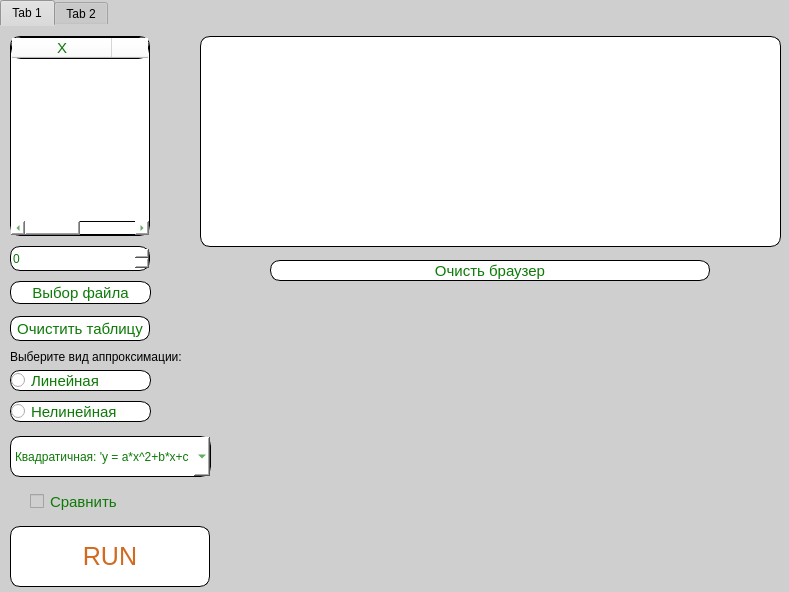
<?xml version="1.0" encoding="UTF-8"?>
<ui version="4.0">
 <class>Function_approximation</class>
 <widget class="QMainWindow" name="Function_approximation">
  <property name="geometry">
   <rect>
    <x>0</x>
    <y>0</y>
    <width>789</width>
    <height>592</height>
   </rect>
  </property>
  <property name="windowTitle">
   <string>MainWindow</string>
  </property>
  <property name="styleSheet">
   <string notr="true">background-color: rgb(207, 207, 207);</string>
  </property>
  <widget class="QWidget" name="centralwidget">
   <widget class="QTabWidget" name="tabWidget">
    <property name="geometry">
     <rect>
      <x>0</x>
      <y>0</y>
      <width>951</width>
      <height>701</height>
     </rect>
    </property>
    <property name="styleSheet">
     <string notr="true">background-color: rgb(207, 207, 207);
border-color: rgb(207, 207, 207);</string>
    </property>
    <property name="currentIndex">
     <number>0</number>
    </property>
    <widget class="QWidget" name="tab">
     <attribute name="title">
      <string>Tab 1</string>
     </attribute>
     <widget class="QTextBrowser" name="textBrowser">
      <property name="geometry">
       <rect>
        <x>200</x>
        <y>10</y>
        <width>581</width>
        <height>211</height>
       </rect>
      </property>
      <property name="styleSheet">
       <string notr="true">background-color: rgb(255, 255, 255);
border-radius: 10px;
font-size: 12px;
color: #0d7907;
font: 1.2rem &quot;Fira Sans&quot;, sans-serif;
border:0.5px solid black;</string>
      </property>
     </widget>
     <widget class="QTableWidget" name="tableWidget">
      <property name="geometry">
       <rect>
        <x>10</x>
        <y>10</y>
        <width>140</width>
        <height>200</height>
       </rect>
      </property>
      <property name="styleSheet">
       <string notr="true">background-color: rgb(255, 255, 255);
border-radius: 10px;
font-size: 15px;
color: #0d7907;
font: 1.2rem &quot;Fira Sans&quot;, sans-serif;
border:0.5px solid black;</string>
      </property>
      <column>
       <property name="text">
        <string>X</string>
       </property>
      </column>
      <column>
       <property name="text">
        <string>Y</string>
       </property>
      </column>
     </widget>
     <widget class="QSpinBox" name="spin">
      <property name="geometry">
       <rect>
        <x>10</x>
        <y>220</y>
        <width>140</width>
        <height>25</height>
       </rect>
      </property>
      <property name="styleSheet">
       <string notr="true">background-color: rgb(255, 255, 255);
border-radius: 10px;
font-size: 12px;
color: #0d7907;
font: 1.2rem &quot;Fira Sans&quot;, sans-serif;
border:0.5px solid black;</string>
      </property>
     </widget>
     <widget class="QPushButton" name="button_file">
      <property name="geometry">
       <rect>
        <x>10</x>
        <y>255</y>
        <width>141</width>
        <height>23</height>
       </rect>
      </property>
      <property name="styleSheet">
       <string notr="true">background-color: rgb(255, 255, 255);
border-radius: 10px;
font-size: 15px;
color: #0d7907;
font: 1.2rem &quot;Fira Sans&quot;, sans-serif;
border:0.5px solid black;</string>
      </property>
      <property name="text">
       <string>Выбор файла</string>
      </property>
     </widget>
     <widget class="QPushButton" name="clear_button_table">
      <property name="geometry">
       <rect>
        <x>10</x>
        <y>290</y>
        <width>140</width>
        <height>25</height>
       </rect>
      </property>
      <property name="styleSheet">
       <string notr="true">background-color: rgb(255, 255, 255);
border-radius: 10px;
font-size: 15px;
color: #0d7907;
font: 1.2rem &quot;Fira Sans&quot;, sans-serif;
border:0.5px solid black;</string>
      </property>
      <property name="text">
       <string>Очистить таблицу</string>
      </property>
     </widget>
     <widget class="QWidget" name="verticalLayoutWidget">
      <property name="geometry">
       <rect>
        <x>220</x>
        <y>270</y>
        <width>561</width>
        <height>291</height>
       </rect>
      </property>
      <layout class="QVBoxLayout" name="verticalLayout">
       <property name="sizeConstraint">
        <enum>QLayout::SetDefaultConstraint</enum>
       </property>
      </layout>
     </widget>
     <widget class="QWidget" name="layoutWidget">
      <property name="geometry">
       <rect>
        <x>10</x>
        <y>340</y>
        <width>141</width>
        <height>61</height>
       </rect>
      </property>
      <layout class="QVBoxLayout" name="verticalLayout_3">
       <item>
        <widget class="QRadioButton" name="linear_radioButton">
         <property name="styleSheet">
          <string notr="true">background-color: rgb(255, 255, 255);
border-radius: 10px;
font-size: 15px;
color: #0d7907;
font: 1.2rem &quot;Fira Sans&quot;, sans-serif;
border:0.5px solid black;</string>
         </property>
         <property name="text">
          <string>Линейная</string>
         </property>
        </widget>
       </item>
       <item>
        <widget class="QRadioButton" name="nonlinear_radioButton">
         <property name="styleSheet">
          <string notr="true">background-color: rgb(255, 255, 255);
border-radius: 10px;
font-size: 15px;
color: #0d7907;
font: 1.2rem &quot;Fira Sans&quot;, sans-serif;
border:0.5px solid black;</string>
         </property>
         <property name="text">
          <string>Нелинейная</string>
         </property>
        </widget>
       </item>
      </layout>
     </widget>
     <widget class="QLabel" name="label">
      <property name="geometry">
       <rect>
        <x>10</x>
        <y>321</y>
        <width>181</width>
        <height>20</height>
       </rect>
      </property>
      <property name="styleSheet">
       <string notr="true">border-radius: 10px;
font-size: 12px;
font: 1.2rem &quot;Fira Sans&quot;, sans-serif;</string>
      </property>
      <property name="text">
       <string>Выберите вид аппроксимации:</string>
      </property>
     </widget>
     <widget class="QPushButton" name="clear_button_browser">
      <property name="geometry">
       <rect>
        <x>270</x>
        <y>234</y>
        <width>440</width>
        <height>21</height>
       </rect>
      </property>
      <property name="styleSheet">
       <string notr="true">background-color: rgb(255, 255, 255);
border-radius: 10px;
font-size: 15px;
color: #0d7907;
font: 1.2rem &quot;Fira Sans&quot;, sans-serif;
border:0.5px solid black;</string>
      </property>
      <property name="text">
       <string>Очисть браузер</string>
      </property>
     </widget>
     <widget class="QComboBox" name="comboBox">
      <property name="geometry">
       <rect>
        <x>10</x>
        <y>410</y>
        <width>201</width>
        <height>41</height>
       </rect>
      </property>
      <property name="styleSheet">
       <string notr="true">background-color: rgb(255, 255, 255);
border-radius: 10px;
font-size: 12px;
color: #0d7907;
font: 1.2rem &quot;Fira Sans&quot;, sans-serif;
border:0.5px solid black;</string>
      </property>
      <item>
       <property name="text">
        <string>Квадратичная: 'y = a*x^2+b*x+c'</string>
       </property>
      </item>
      <item>
       <property name="text">
        <string>Кубическая: 'y = a*x^3 + b*x^2 + c*x + d'</string>
       </property>
      </item>
      <item>
       <property name="text">
        <string>Степенная:  'y = k*x^n'</string>
       </property>
      </item>
      <item>
       <property name="text">
        <string>Экспоненциальная I типа: 'y = a*exp(b^x)'</string>
       </property>
      </item>
      <item>
       <property name="text">
        <string>Экспоненциальная II типа: 'y = a*b^x'</string>
       </property>
      </item>
      <item>
       <property name="text">
        <string>Логарифмическая: 'y = b + a*log(x)'</string>
       </property>
      </item>
      <item>
       <property name="text">
        <string>Гиперболическая:  'y = b+a/x'</string>
       </property>
      </item>
     </widget>
     <widget class="QCheckBox" name="compare_checkBox">
      <property name="geometry">
       <rect>
        <x>30</x>
        <y>460</y>
        <width>121</width>
        <height>31</height>
       </rect>
      </property>
      <property name="styleSheet">
       <string notr="true">font-size: 15px;
border-radius: 20px;
color: #0d7907;
font: 1.2rem &quot;Fira Sans&quot;, sans-serif;</string>
      </property>
      <property name="text">
       <string>Сравнить</string>
      </property>
     </widget>
     <widget class="QPushButton" name="run_button">
      <property name="geometry">
       <rect>
        <x>10</x>
        <y>500</y>
        <width>200</width>
        <height>61</height>
       </rect>
      </property>
      <property name="styleSheet">
       <string notr="true">background-color: rgb(255, 255, 255);
border-radius: 10px;
font-size: 25px;
color: #D2691E;
font: 1.2rem &quot;Fira Sans&quot;, sans-serif;
border:0.5px solid black;</string>
      </property>
      <property name="text">
       <string>RUN</string>
      </property>
     </widget>
    </widget>
    <widget class="QWidget" name="tab_2">
     <attribute name="title">
      <string>Tab 2</string>
     </attribute>
     <widget class="QTableView" name="view">
      <property name="geometry">
       <rect>
        <x>10</x>
        <y>10</y>
        <width>381</width>
        <height>551</height>
       </rect>
      </property>
      <property name="styleSheet">
       <string notr="true">background-color: rgb(255, 255, 255);
border-radius: 10px;
color: #0d7907;
font: 1.2rem &quot;Fira Sans&quot;, sans-serif;
border:0.5px solid black;</string>
      </property>
     </widget>
     <widget class="QTableWidget" name="table_for_db">
      <property name="geometry">
       <rect>
        <x>400</x>
        <y>270</y>
        <width>380</width>
        <height>291</height>
       </rect>
      </property>
      <property name="styleSheet">
       <string notr="true">background-color: rgb(255, 255, 255);
border-radius: 10px;
color: #0d7907;
font: 1.2rem &quot;Fira Sans&quot;, sans-serif;
border:0.5px solid black;</string>
      </property>
     </widget>
     <widget class="QPushButton" name="del_button">
      <property name="geometry">
       <rect>
        <x>445</x>
        <y>80</y>
        <width>300</width>
        <height>50</height>
       </rect>
      </property>
      <property name="styleSheet">
       <string notr="true">background-color: rgb(255, 255, 255);
border-radius: 10px;
font-size: 20px;
color: #0d7907;
font: 1.2rem &quot;Fira Sans&quot;, sans-serif;
border:0.5px solid black;</string>
      </property>
      <property name="text">
       <string>Удалить</string>
      </property>
     </widget>
     <widget class="QPushButton" name="save_button">
      <property name="geometry">
       <rect>
        <x>445</x>
        <y>140</y>
        <width>300</width>
        <height>50</height>
       </rect>
      </property>
      <property name="styleSheet">
       <string notr="true">background-color: rgb(255, 255, 255);
border-radius: 10px;
font-size: 20px;
color: #0d7907;
font: 1.2rem &quot;Fira Sans&quot;, sans-serif;
border:0.5px solid black;</string>
      </property>
      <property name="text">
       <string>Сохранить</string>
      </property>
     </widget>
     <widget class="QPushButton" name="change_button">
      <property name="geometry">
       <rect>
        <x>445</x>
        <y>200</y>
        <width>300</width>
        <height>50</height>
       </rect>
      </property>
      <property name="styleSheet">
       <string notr="true">background-color: rgb(255, 255, 255);
border-radius: 10px;
font-size: 20px;
color: #0d7907;
font: 1.2rem &quot;Fira Sans&quot;, sans-serif;
border:0.5px solid black;</string>
      </property>
      <property name="text">
       <string>Загрузить</string>
      </property>
     </widget>
     <widget class="QSpinBox" name="id_spin">
      <property name="geometry">
       <rect>
        <x>445</x>
        <y>20</y>
        <width>300</width>
        <height>50</height>
       </rect>
      </property>
      <property name="styleSheet">
       <string notr="true">background-color: rgb(255, 255, 255);
border-radius: 10px;
font-size: 20px;
color: #0d7907;
font: 1.2rem &quot;Fira Sans&quot;, sans-serif;
border:0.5px solid black;</string>
      </property>
     </widget>
    </widget>
   </widget>
  </widget>
 </widget>
 <resources/>
 <connections/>
</ui>
